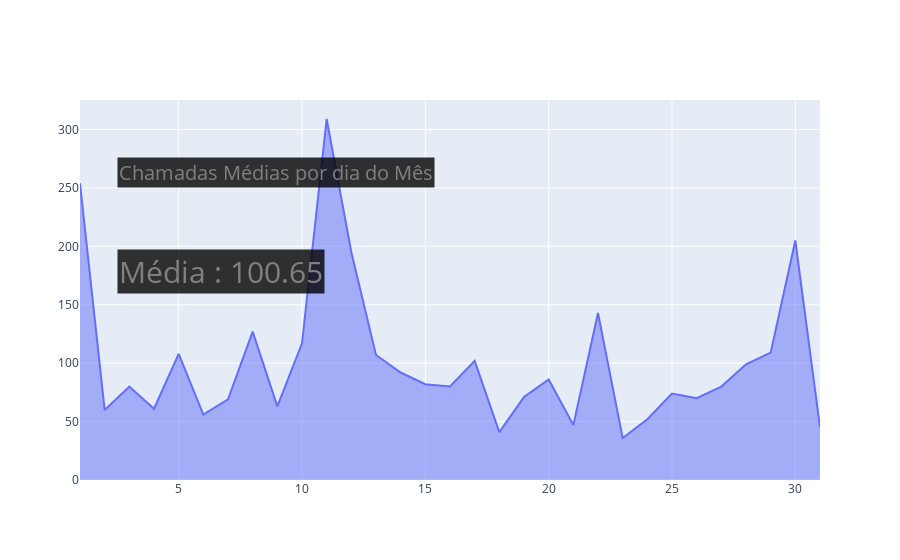

Here is the notebook cell this chart was saved with:
### Markdown cell above
### Adicionando anotações ao gráfico

### Code cell
fig2.add_annotation(text='Chamadas Médias por dia do Mês',
        xref="paper", yref="paper",
        font=dict(
            size=20,
            color='gray'
            ),
        align="center", bgcolor="rgba(0,0,0,0.8)",
        x=0.05, y=0.85, showarrow=False)
fig2.add_annotation(text=f"Média : {round(df2['Chamadas Realizadas'].mean(), 2)}",
        xref="paper", yref="paper",
        font=dict(
            size=30,
            color='gray'
            ),
        align="center", bgcolor="rgba(0,0,0,0.8)",
        x=0.05, y=0.55, showarrow=False)

### Figure 1 — Plotly figure (JSON) as saved in the notebook; plotly's stock layout.template omitted (floating-point values rounded to 4 significant figures)
{"data": [{"fill": "tonexty", "mode": "lines", "type": "scatter", "x": [1, 2, 3, 4, 5, 6, 7, 8, 9, 10, 11, 12, 13, 14, 15, 16, 17, 18, 19, 20, 21, 22, 23, 24, 25, 26, 27, 28, 29, 30, 31], "y": [254, 60, 80, 61, 108, 56, 69, 127, 63, 117, 309, 195, 107, 92, 82, 80, 102, 41, 71, 86, 47, 143, 36, 52, 74, 70, 80, 99, 109, 205, 45]}], "layout": {"annotations": [{"align": "center", "bgcolor": "rgba(0,0,0,0.8)", "font": {"color": "gray", "size": 20}, "showarrow": false, "text": "Chamadas Médias por dia do Mês", "x": 0.05, "xref": "paper", "y": 0.85, "yref": "paper"}, {"align": "center", "bgcolor": "rgba(0,0,0,0.8)", "font": {"color": "gray", "size": 30}, "showarrow": false, "text": "Média : 100.65", "x": 0.05, "xref": "paper", "y": 0.55, "yref": "paper"}]}}
